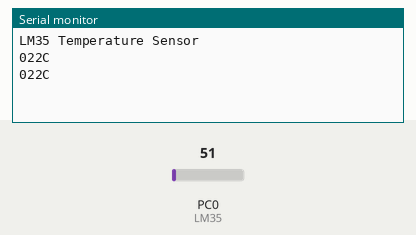
This program was run on a simulated ATmega328P, built with avr-gcc and emulated at 8 MHz. Parts: the last lines printed to the serial monitor. Inputs (shaded band) come from the test bench; at power-on: PC0 (LM35) = 51.

Above: at 3.3 s.
3.4 s: PC0 (LM35) set to 61
At 4.9 s:
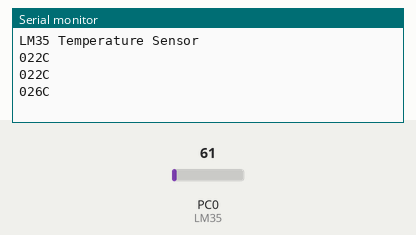
6.2 s: PC0 (LM35) set to 71
At 7.8 s:
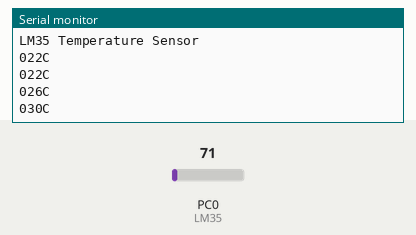
Timing chart, 0 to 9.3 s (numbered marks = the images above; inputs shaded):
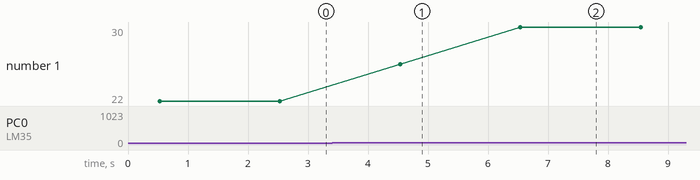

Measured:
- after the input at 3.4 s, the serial monitor: prints a new line after 1.1 s (image 1)
- after the input at 6.2 s, the serial monitor: prints a new line after 0.34 s (image 2)
- plotted number 1: 22 → 26 after the input at 3.4 s, 26 → 30 after the input at 6.2 s

The program:

main.c
```c
// Tom McCarroll

#define F_CPU 8000000UL
#define BAUD 9600
#define MYUBRR  (F_CPU/(16UL * BAUD)) - 1

//ADC channels for more information see Atmega328p datasheet.
#define ADC0 0x00
#define ADC1 0x01
#define AVCC 5000 //5V = 5000mV
#define PRECISION 1024
#define T (AVCC/PRECISION)
//##################################
#include <avr/io.h>
#include <util/delay.h>


void initUSART(void);
void usart_Transmit(uint8_t data);
void usart_Message(uint8_t* msg);
uint8_t  usart_Receive(void);

void initADC(void);
uint16_t readADC(uint8_t ADCchannel);

//########################################
void initUSART(void){
	/*Set baud rate */
	UBRR0H = (uint8_t)(MYUBRR>>8);
	UBRR0L = (uint8_t)MYUBRR;
	//Enable receiver and transmitter
	UCSR0B = (1<<RXEN0)|(1<<TXEN0);
	/* Set frame format: 8N1 */
	UCSR0C|=(1<<UCSZ00)|(1<<UCSZ01);   // 8bit data format
	//  UCSR0C = (3<<UCSZ00);
}

void usart_Transmit(uint8_t data){

	while (!( UCSR0A & (1<<UDRE0))) ;          // wait while register is free
	UDR0 = data;                             // load data in the register
}


uint8_t  usart_Receive(void){

	while(!(UCSR0A & (1<<RXC0)));
	return UDR0;

}

void usart_Message(uint8_t* msg){

	while(*msg){
		usart_Transmit(*msg);
		msg ++;

	}


}
//###########################################################################
void initADC(void)
{
	// AV CC with external capacitor at AREF pin
	ADMUX |= (1<<REFS0);
	//set prescaller to 128 and enable ADC
	ADCSRA |= (1<<ADPS2)|(1<<ADPS1)|(1<<ADPS0)|(1<<ADEN);
}

uint16_t readADC(uint8_t ADCchannel){
	ADMUX = (ADMUX & 0xF0) | (ADCchannel & 0x0F);
	ADCSRA |= (1 << ADSC);//start conversation
	//Wait until ADC converstain complete. ADSC will be ZERO after completion.
	while(ADCSRA & (1<<ADSC));
	return ADC;

}


void main (void){
	uint16_t voltage;
	uint8_t val1, val2,val3,temperature;
	//DDRD |= (1 << PD1);  //TX as an output (PD1)
	//DDRD &= ~(1 << PD0);
	//DDRB |= (1 << PB0);
	initUSART();
	initADC();
	_delay_ms(500);
	usart_Message("LM35 Temperature Sensor\n\r");
	//  usart_Init();
	while(1){
		voltage = readADC(ADC0);
		voltage = ((T*voltage)/10) + 2;

		if (voltage >= 100){
			val1 = voltage / 100;
			val2 = voltage % 100;
			val3 = val2 % 10;
			val2 = val2 / 10;
		}
		else{
			val1 = 0;
			val2 = voltage / 10;
			val3 = voltage % 10;
		}
		//Decimal 48=0 Decimal 49=1  Decimal 50 =2 For more information see ASCII table.

		usart_Transmit(val1 + 48);
		usart_Transmit(val2 + 48);
		usart_Transmit(val3 + 48);
		usart_Transmit('C');
		usart_Transmit('\n');
		usart_Transmit('\r');
		_delay_ms(2000);

	}

}
```
